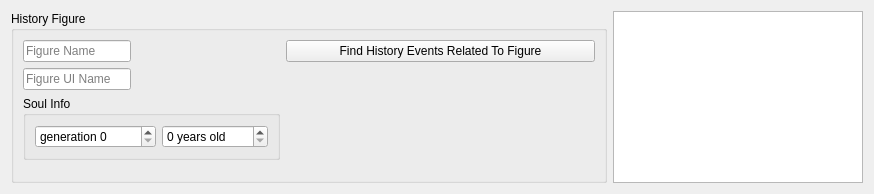
<?xml version="1.0" encoding="UTF-8"?>
<ui version="4.0">
 <class>Histfig</class>
 <widget class="QWidget" name="Histfig">
  <property name="geometry">
   <rect>
    <x>0</x>
    <y>0</y>
    <width>874</width>
    <height>194</height>
   </rect>
  </property>
  <property name="windowTitle">
   <string>History figure editor</string>
  </property>
  <layout class="QHBoxLayout" name="horizontalLayout_2">
   <item>
    <widget class="QGroupBox" name="b_fig">
     <property name="title">
      <string>History Figure</string>
     </property>
     <layout class="QFormLayout" name="formLayout">
      <item row="0" column="0">
       <widget class="QLineEdit" name="t_name">
        <property name="text">
         <string/>
        </property>
        <property name="placeholderText">
         <string>Figure Name</string>
        </property>
       </widget>
      </item>
      <item row="1" column="0">
       <widget class="QLineEdit" name="t_uiname">
        <property name="placeholderText">
         <string>Figure UI Name</string>
        </property>
       </widget>
      </item>
      <item row="2" column="0">
       <widget class="QGroupBox" name="b_soul">
        <property name="title">
         <string>Soul Info</string>
        </property>
        <layout class="QGridLayout" name="gridLayout">
         <item row="0" column="0">
          <widget class="QSpinBox" name="n_generation">
           <property name="prefix">
            <string>generation </string>
           </property>
           <property name="maximum">
            <number>99999</number>
           </property>
          </widget>
         </item>
         <item row="0" column="1">
          <widget class="QSpinBox" name="n_age">
           <property name="toolTip">
            <string/>
           </property>
           <property name="statusTip">
            <string/>
           </property>
           <property name="whatsThis">
            <string/>
           </property>
           <property name="specialValueText">
            <string/>
           </property>
           <property name="suffix">
            <string> years old</string>
           </property>
           <property name="prefix">
            <string/>
           </property>
           <property name="maximum">
            <number>9999</number>
           </property>
          </widget>
         </item>
        </layout>
       </widget>
      </item>
      <item row="0" column="1">
       <widget class="QPushButton" name="p_related">
        <property name="text">
         <string>Find History Events Related To Figure</string>
        </property>
       </widget>
      </item>
     </layout>
    </widget>
   </item>
   <item>
    <widget class="QListView" name="w_figures">
     <property name="maximumSize">
      <size>
       <width>250</width>
       <height>16777215</height>
      </size>
     </property>
    </widget>
   </item>
  </layout>
 </widget>
 <resources/>
 <connections/>
</ui>
